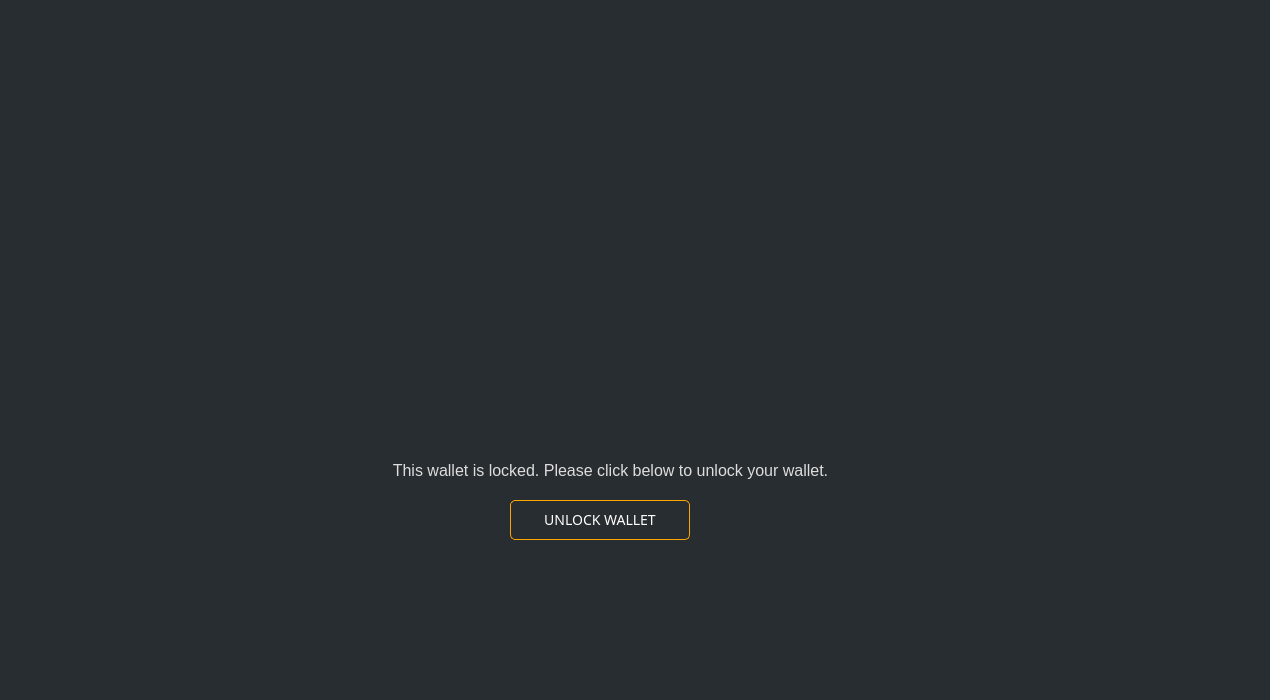
     <widget class="QGroupBox" name="lockBox">
      <property name="geometry">
       <rect>
        <x>1</x>
        <y>1</y>
        <width>1270</width>
        <height>700</height>
       </rect>
      </property>
      <property name="minimumSize">
       <size>
        <width>1270</width>
        <height>700</height>
       </size>
      </property>
      <property name="maximumSize">
       <size>
        <width>1270</width>
        <height>700</height>
       </size>
      </property>
      <property name="styleSheet">
       <string notr="true">border: 0px; color: #aaa; font-family: 'Poppins';
background-color: #282d31;</string>
      </property>
      <property name="title">
       <string/>
      </property>
      <widget class="QLabel" name="label_36">
       <property name="geometry">
        <rect>
         <x>450</x>
         <y>90</y>
         <width>301</width>
         <height>321</height>
        </rect>
       </property>
       <property name="text">
        <string/>
       </property>
       <property name="pixmap">
        <pixmap resource="../../resources.qrc">:/images/images/lock.png</pixmap>
       </property>
      </widget>
      <widget class="QLabel" name="label_37">
       <property name="geometry">
        <rect>
         <x>310</x>
         <y>460</y>
         <width>601</width>
         <height>21</height>
        </rect>
       </property>
       <property name="styleSheet">
        <string notr="true">color: #ddd; font-family: 'Poppins';
font-size: 16px;</string>
       </property>
       <property name="text">
        <string>This wallet is locked. Please click below to unlock your wallet.</string>
       </property>
       <property name="alignment">
        <set>Qt::AlignCenter</set>
       </property>
      </widget>
      <widget class="QPushButton" name="m_unlockWalletButton">
       <property name="geometry">
        <rect>
         <x>510</x>
         <y>500</y>
         <width>180</width>
         <height>40</height>
        </rect>
       </property>
       <property name="minimumSize">
        <size>
         <width>180</width>
         <height>31</height>
        </size>
       </property>
       <property name="maximumSize">
        <size>
         <width>600</width>
         <height>60</height>
        </size>
       </property>
       <property name="font">
        <font>
         <family>Poppins</family>
         <pointsize>-1</pointsize>
        </font>
       </property>
       <property name="styleSheet">
        <string notr="true">QPushButton#m_unlockWalletButton {color: #fff; border: 1px solid orange; font-size: 14px; border-radius: 5px; font-family: 'Poppins';}

QPushButton#m_unlockWalletButton:hover {color: orange; border: 1px solid orange; font-size: 14px; border-radius: 5px; font-family: 'Poppins';}</string>
       </property>
       <property name="text">
        <string>UNLOCK WALLET</string>
       </property>
      </widget>
     </widget>
